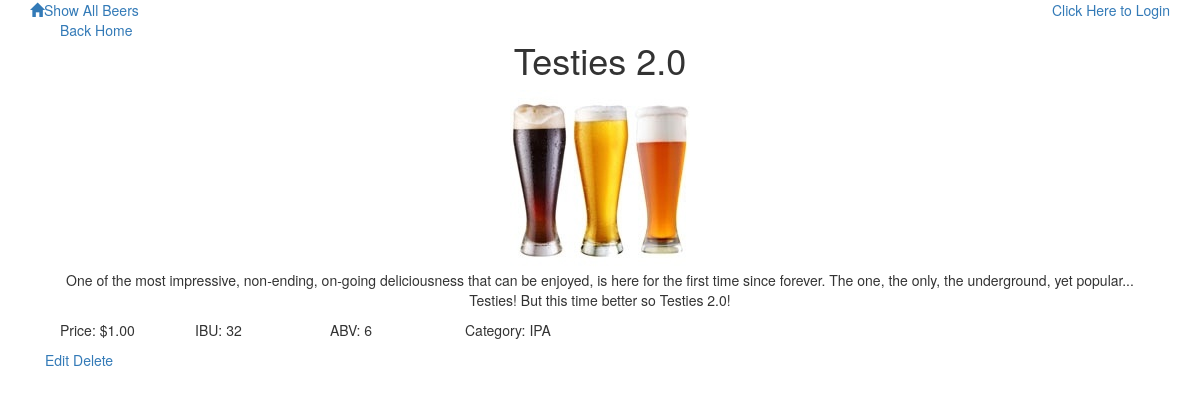
Before: /beers/35 with the older database file.
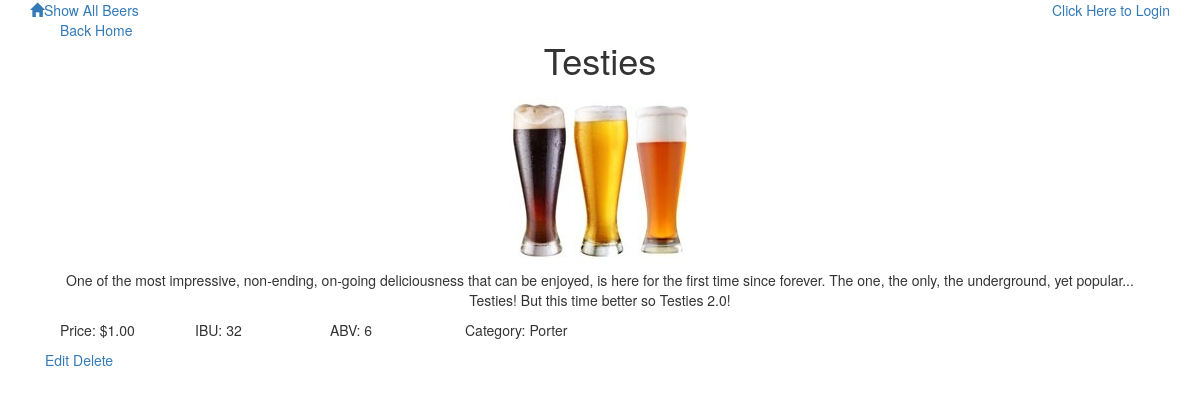
After: the same page with the newer database file.
### database_setup.py (models this page shows, shortened)
class Item(Base):
    __tablename__ = 'items'
    id = Column(Integer, primary_key=True)
    name = Column(String(50), nullable=False)
    description = Column(String(500))
    picture_path = Column(String(250))
    price = Column(String(10))
    ibu = Column(String(3))
    abv = Column(String(3))
    category_id = Column(Integer, ForeignKey('categories.id'))
    category = relationship(Category)
    user_id = Column(Integer, ForeignKey('users.id'))
    user = relationship(User)

class Category(Base):
    __tablename__ = 'categories'
    id = Column(Integer, primary_key=True)
    name = Column(String(250), nullable=False)
    user_id = Column(Integer, ForeignKey('users.id'))
    user = relationship(User)

### main.py (the view)
@app.route('/beers/<int:item_id>')
def showSpecificBeer(item_id):
    item = session.query(Item).filter_by(id=item_id).one()
    return render_template('showSpecificBeer.html', item=item)

### templates/showSpecificBeer.html (shortened to what this page needs)
{% extends "main.html" %}
{% block content %}
{% include "header.html" %}
    <div class="col-md-12 specific_header">
        <div class="col-md-2">
            <a href="{{url_for('showAllBeers')}}">Back Home</a>
        </div>
        <h1>{{item.name}}</h1>
    </div>
    <form>
        <div class="col-md-12 specific_image">
            <img src="{{item.picture_path}}" alt="Image of a Beer">
        </div>
        <div class="col-md-12 specific_description">
            <p>{{item.description}}</p>
        </div>
        <div class="col-md-6 price_ibu_abv">
            <div class="col-md-3 price">
                <p>Price: {{item.price}}</p>
            </div>
            <div class="col-md-3 ibu">
                <p>IBU: {{item.ibu}}</p>
            </div>
            <div class="col-md-3 abv">
                <p>ABV: {{item.abv}}</p>
            </div>
            <div class="col-md-3 category_id">
                <p>Category: {{item.category.name}}</p>
            </div>
        </div>
        <div class="col-md-12 specific_POST">
            <a href="{{url_for('editBeer', item_id = item.id)}}">Edit</a>
            <a href="{{url_for('deleteBeer', item_id = item.id)}}">Delete</a>
        </div>
    </form>
{% endblock %}

Changed rows visible on the page:
no longer on this page (row unchanged): Category: category.name "IPA"
changed Item: name "Testies 2.0" → "Testies"
now on this page (row unchanged): Category: category.name "Porter"
